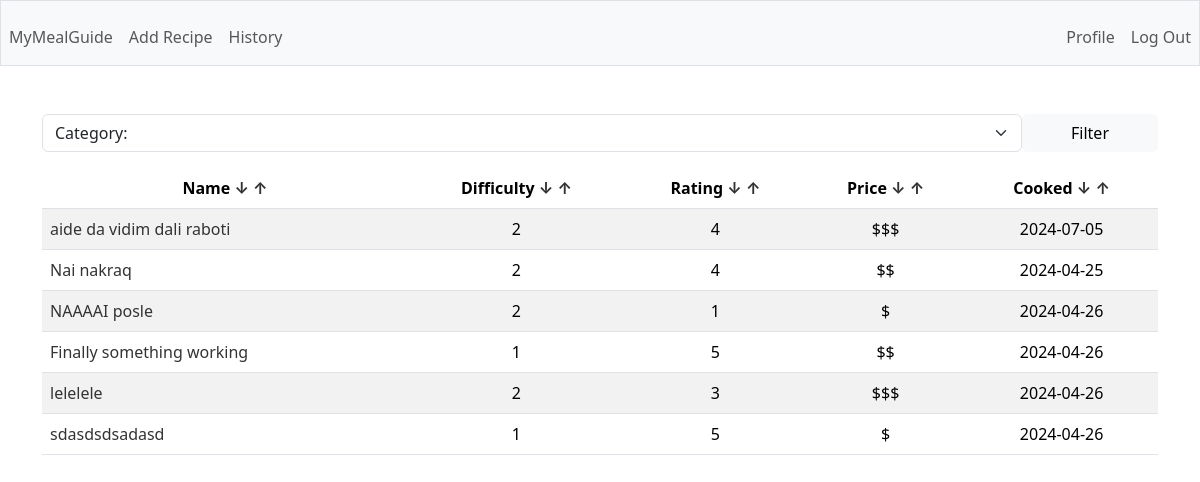
The page / (signed in) on the database its author committed.
### tables this page shows
CREATE TABLE recipes (
        id INTEGER PRIMARY KEY AUTOINCREMENT,
        user_id INTEGER,
        name TEXT NOT NULL,
        description TEXT,
        total_time INTEGER,
        category TEXT,
        instructions TEXT,
        difficulty INTEGER,
        rating INTEGER,
        price TEXT,
        last_cooked DATE,
        FOREIGN KEY(user_id) REFERENCES users(id)
    );

### app.py (the view)
@app.route('/')
@login_required
def home():
    category = request.args.get('category')
    if category:
        rows = g.c.execute('SELECT id, name, category, difficulty, rating, price, last_cooked FROM recipes WHERE user_id = ? AND category = ?', (session['user_id'], category)).fetchall()
        return render_template('index.html', rows=rows, columns=COLUMNS, categories=CATEGORIES, category=category.capitalize())
    else:
        rows = g.c.execute('SELECT id, name, category, difficulty, rating, price, last_cooked FROM recipes WHERE user_id = ?', (session['user_id'],)).fetchall()
        return render_template('index.html', rows=rows, columns=COLUMNS, categories=CATEGORIES)

### app.py (called while the page is built)
@app.before_request
def before_request():
    g.db = sqlite3.connect('database.db')
    g.c = g.db.cursor()

@app.teardown_request
def teardown_request(exception):
    db = getattr(g, 'db', None)
    if db is not None:
        db.close()

@app.after_request
def after_request(response):
    response.headers['Cache-Control'] = 'no-cache, no-store, must-revalidate'
    response.headers['Pragma'] = 'no-cache'
    response.headers['Expires'] = '0'
    return response

### helpers.py (called while the page is built)
def login_required(f):
    @wraps(f)
    def decorated_function(*args, **kwargs):
        if session.get('user_id') is None:
            return redirect('/login')
        return f(*args, **kwargs)
    return decorated_function

### templates/index.html (shortened to what this page needs)
{% extends "layout.html" %} {% block title %} Homepage {% endblock %} {% block
main %}
<div class="mb-3">
  <form action="/sort" method="GET" class="d-flex">
    <select
      name="category"
      class="form-select"
      aria-label="Default select example"
    >
      {% if category %}
      <option selected disabled>Category: {{ category }}</option>
      {% else %}
      <option selected disabled>Category:</option>
      {% endif %}
    </select>
    <button class="btn btn-light d-block px-5" type="submit">Filter</button>
  </form>
</div>
<table class="table table-striped">
  <thead>
    <tr>
      {% for c in columns %}
      <th scope="col">
        {{ c.capitalize() }}
        <a href="{{ url_for('sort', column=c, way='DESC')}}">↓</a>
        <a href="{{ url_for('sort', column=c, way='ASC')}}">↑</a>
      </th>
      {% endfor %}
    </tr>
  </thead>
  <tbody>
    {% for row in rows: %}
    <tr>
      <td class="text-start">
        <a href="/recipe/{{ row[0] }}">{{ row[1] }}</a>
      </td>
      <td>{{ row[3] }}</td>
      <td>{{ row[4] }}</td>
      <td>{{ row[5] }}</td>
      <td>{{ row[6]}}</td>
    </tr>
    {% endfor %}
  </tbody>
</table>
{% endblock %}

### templates/layout.html (shortened to what this page needs)
<!DOCTYPE html>
<html lang="en">
  <head>
    <link
      href="https://cdn.jsdelivr.net/npm/bootstrap@5.3.2/dist/css/bootstrap.min.css"
      rel="stylesheet"
    />
    <link href="/static/styles.css" rel="stylesheet" />
  </head>
  <body>
    <nav class="bg-light border navbar navbar-expand-md navbar-light">
          {% if session["user_id"] %}
          <ul class="navbar-nav me-auto mt-2">
            <li class="nav-item">
              <a class="nav-link" href="/">MyMealGuide</a>
            </li>
            <li class="nav-item"><a class="nav-link" href="/add">Add Recipe</a></li>
            <li class="nav-item">
              <a class="nav-link" href="/history">History</a>
            </li>
          </ul>
          <ul class="navbar-nav ms-auto mt-2">
            <li class="nav-item">
              <a href="/profile/{{session['user_id']}}" class="nav-link">Profile</a>
            </li>
            <li class="nav-item">
              <a class="nav-link" href="/logout">Log Out</a>
            </li>
          </ul>
          {% endif %}
    </nav>
    <main class="container py-5 text-center">
      {% block main %}{% endblock %}
    </main>
  </body>
</html>

### static/styles.css (style rules this page uses)
a { text-decoration: none; color: #333; }

### rows shown on the page
recipes: name "aide da vidim dali raboti", difficulty "2", rating "4", price "$$$", last_cooked "2024-07-05"
recipes: name "Nai nakraq", difficulty "2", rating "4", price "$$", last_cooked "2024-04-25"
recipes: name "NAAAAI posle", difficulty "2", rating "1", price "$", last_cooked "2024-04-26"
recipes: name "Finally something working", difficulty "1", rating "5", price "$$", last_cooked "2024-04-26"
recipes: name "lelelele", difficulty "2", rating "3", price "$$$", last_cooked "2024-04-26"
recipes: name "sdasdsdsadasd", difficulty "1", rating "5", price "$", last_cooked "2024-04-26"

### other values the page prints
{{ c.capitalize() }} "Name" "Difficulty" "Rating" "Price" "Cooked"
